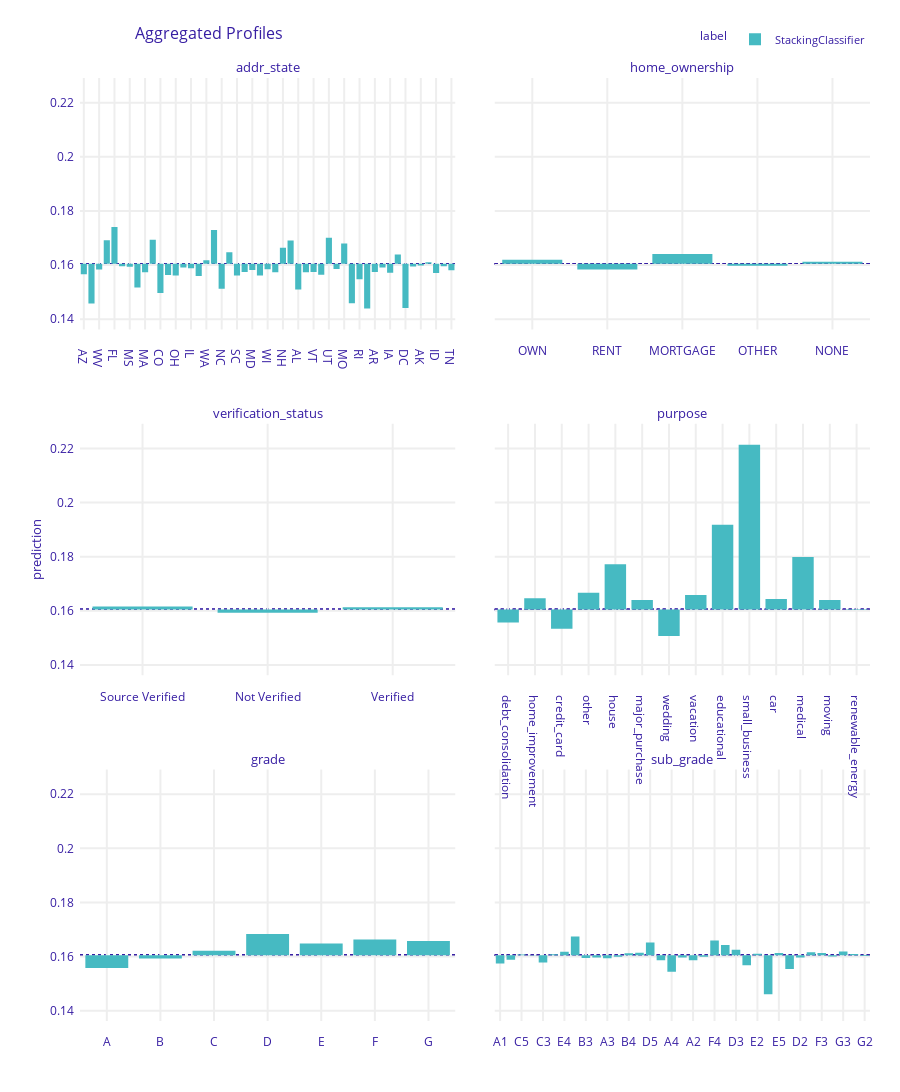

Write notebook code for a chart like this one.
### Markdown cell above
## PDP Categorical

### Code cell
pdp_categorical_profile = pipeline_explainer.model_profile(
    variable_type = 'categorical',
    variables=categorical_cols)

# Now, plot the PDP for 'feature_name'
pdp_categorical_profile.plot()

### Figure 1 — Plotly figure (JSON) as saved in the notebook; plotly's stock layout.template omitted (floating-point values rounded to 4 significant figures; data arrays with more than 128 entries replaced by an {"elided": "..."} marker saying what was removed)
{"data": [{"alignmentgroup": "True", "base": [0.1605, 0.1605, 0.1605, 0.1605, 0.1605, 0.1605, 0.1605, 0.1605, 0.1605, 0.1605, 0.1605, 0.1605, 0.1605, 0.1605, 0.1605, 0.1605, 0.1605, 0.1605, 0.1605, 0.1605, 0.1605, 0.1605, 0.1605, 0.1605, 0.1605, 0.1605, 0.1605, 0.1605, 0.1605, 0.1605, 0.1605, 0.1605, 0.1605, 0.1605, 0.1605, 0.1605, 0.1605, 0.1605, 0.1605, 0.1605, 0.1605, 0.1605, 0.1605, 0.1605, 0.1605, 0.1605, 0.1605, 0.1605, 0.1605], "customdata": {"elided": "49x3 mixed values"}, "hovertemplate": "<b>%{hovertext}</b><br><br>mean_prediction=%{base:.3f}<br>prediction=%{customdata[0]:.3f}<extra></extra>", "hovertext": ["StackingClassifier", "StackingClassifier", "StackingClassifier", "StackingClassifier", "StackingClassifier", "StackingClassifier", "StackingClassifier", "StackingClassifier", "StackingClassifier", "StackingClassifier", "StackingClassifier", "StackingClassifier", "StackingClassifier", "StackingClassifier", "StackingClassifier", "StackingClassifier", "StackingClassifier", "StackingClassifier", "StackingClassifier", "StackingClassifier", "StackingClassifier", "StackingClassifier", "StackingClassifier", "StackingClassifier", "StackingClassifier", "StackingClassifier", "StackingClassifier", "StackingClassifier", "StackingClassifier", "StackingClassifier", "StackingClassifier", "StackingClassifier", "StackingClassifier", "StackingClassifier", "StackingClassifier", "StackingClassifier", "StackingClassifier", "StackingClassifier", "StackingClassifier", "StackingClassifier", "StackingClassifier", "StackingClassifier", "StackingClassifier", "StackingClassifier", "StackingClassifier", "StackingClassifier", "StackingClassifier", "StackingClassifier", "StackingClassifier"], "legendgroup": "StackingClassifier", "marker": {"color": "#46bac2", "pattern": {"shape": ""}}, "name": "StackingClassifier", "offsetgroup": "StackingClassifier", "orientation": "v", "showlegend": true, "textposition": "auto", "type": "bar", "x": ["AZ", "NY", "WV", "CA", "FL", "MN", "MS", "PA", "MA", "MI", "CO", "VA", "OH", "OK", "IL", "GA", "WA", "NV", "NC", "KY", "SC", "KS", "MD", "CT", "WI", "NJ", "NH", "OR", "AL", "TX", "VT", "LA", "UT", "DE", "MO", "WY", "RI", "HI", "AR", "IN", "IA", "NM", "DC", "MT", "AK", "SD", "ID", "NE", "TN"], "xaxis": "x5", "y": [-0.003862, -0.01466, -0.00209, 0.008696, 0.01357, -0.0008548, -0.001084, -0.008785, -0.003097, 0.008887, -0.01077, -0.004166, -0.004273, -0.001398, -0.001669, -0.004538, 0.001302, 0.01248, -0.009172, 0.004312, -0.004302, -0.003064, -0.002248, -0.004356, -0.001973, -0.00313, 0.005939, 0.008608, -0.009444, -0.003144, -0.003029, -0.003996, 0.009668, -0.0019, 0.007494, -0.01461, -0.005744, -0.01651, -0.00304, -0.001376, -0.003275, 0.003401, -0.01632, -0.0009578, -0.0006239, 0.0006131, -0.003429, -0.0008818, -0.002417], "yaxis": "y5"}, {"alignmentgroup": "True", "base": [0.1605, 0.1605, 0.1605, 0.1605, 0.1605], "customdata": [[0.162, "StackingClassifier", "home_ownership"], [0.1583, "StackingClassifier", "home_ownership"], [0.1641, "StackingClassifier", "home_ownership"], [0.1598, "StackingClassifier", "home_ownership"], [0.1612, "StackingClassifier", "home_ownership"]], "hovertemplate": "<b>%{hovertext}</b><br><br>mean_prediction=%{base:.3f}<br>prediction=%{customdata[0]:.3f}<extra></extra>", "hovertext": ["StackingClassifier", "StackingClassifier", "StackingClassifier", "StackingClassifier", "StackingClassifier"], "legendgroup": "StackingClassifier", "marker": {"color": "#46bac2", "pattern": {"shape": ""}}, "name": "StackingClassifier", "offsetgroup": "StackingClassifier", "orientation": "v", "showlegend": false, "textposition": "auto", "type": "bar", "x": ["OWN", "RENT", "MORTGAGE", "OTHER", "NONE"], "xaxis": "x6", "y": [0.001508, -0.002116, 0.003622, -0.0006708, 0.0007557], "yaxis": "y6"}, {"alignmentgroup": "True", "base": [0.1605, 0.1605, 0.1605], "customdata": [[0.1616, "StackingClassifier", "verification_status"], [0.1593, "StackingClassifier", "verification_status"], [0.1613, "StackingClassifier", "verification_status"]], "hovertemplate": "<b>%{hovertext}</b><br><br>mean_prediction=%{base:.3f}<br>prediction=%{customdata[0]:.3f}<extra></extra>", "hovertext": ["StackingClassifier", "StackingClassifier", "StackingClassifier"], "legendgroup": "StackingClassifier", "marker": {"color": "#46bac2", "pattern": {"shape": ""}}, "name": "StackingClassifier", "offsetgroup": "StackingClassifier", "orientation": "v", "showlegend": false, "textposition": "auto", "type": "bar", "x": ["Source Verified", "Not Verified", "Verified"], "xaxis": "x3", "y": [0.001143, -0.001178, 0.0008765], "yaxis": "y3"}, {"alignmentgroup": "True", "base": [0.1605, 0.1605, 0.1605, 0.1605, 0.1605, 0.1605, 0.1605, 0.1605, 0.1605, 0.1605, 0.1605, 0.1605, 0.1605, 0.1605], "customdata": [[0.1557, "StackingClassifier", "purpose"], [0.1646, "StackingClassifier", "purpose"], [0.1534, "StackingClassifier", "purpose"], [0.1667, "StackingClassifier", "purpose"], [0.1772, "StackingClassifier", "purpose"], [0.164, "StackingClassifier", "purpose"], [0.1507, "StackingClassifier", "purpose"], [0.1658, "StackingClassifier", "purpose"], [0.1918, "StackingClassifier", "purpose"], [0.2214, "StackingClassifier", "purpose"], [0.1644, "StackingClassifier", "purpose"], [0.1799, "StackingClassifier", "purpose"], [0.164, "StackingClassifier", "purpose"], [0.1607, "StackingClassifier", "purpose"]], "hovertemplate": "<b>%{hovertext}</b><br><br>mean_prediction=%{base:.3f}<br>prediction=%{customdata[0]:.3f}<extra></extra>", "hovertext": ["StackingClassifier", "StackingClassifier", "StackingClassifier", "StackingClassifier", "StackingClassifier", "StackingClassifier", "StackingClassifier", "StackingClassifier", "StackingClassifier", "StackingClassifier", "StackingClassifier", "StackingClassifier", "StackingClassifier", "StackingClassifier"], "legendgroup": "StackingClassifier", "marker": {"color": "#46bac2", "pattern": {"shape": ""}}, "name": "StackingClassifier", "offsetgroup": "StackingClassifier", "orientation": "v", "showlegend": false, "textposition": "auto", "type": "bar", "x": ["debt_consolidation", "home_improvement", "credit_card", "other", "house", "major_purchase", "wedding", "vacation", "educational", "small_business", "car", "medical", "moving", "renewable_energy"], "xaxis": "x4", "y": [-0.00481, 0.00417, -0.007042, 0.00625, 0.01673, 0.003538, -0.009771, 0.005347, 0.03134, 0.06093, 0.0039, 0.0194, 0.003574, 0.0002465], "yaxis": "y4"}, {"alignmentgroup": "True", "base": [0.1605, 0.1605, 0.1605, 0.1605, 0.1605, 0.1605, 0.1605], "customdata": [[0.1558, "StackingClassifier", "grade"], [0.1593, "StackingClassifier", "grade"], [0.1622, "StackingClassifier", "grade"], [0.1684, "StackingClassifier", "grade"], [0.1648, "StackingClassifier", "grade"], [0.1663, "StackingClassifier", "grade"], [0.1657, "StackingClassifier", "grade"]], "hovertemplate": "<b>%{hovertext}</b><br><br>mean_prediction=%{base:.3f}<br>prediction=%{customdata[0]:.3f}<extra></extra>", "hovertext": ["StackingClassifier", "StackingClassifier", "StackingClassifier", "StackingClassifier", "StackingClassifier", "StackingClassifier", "StackingClassifier"], "legendgroup": "StackingClassifier", "marker": {"color": "#46bac2", "pattern": {"shape": ""}}, "name": "StackingClassifier", "offsetgroup": "StackingClassifier", "orientation": "v", "showlegend": false, "textposition": "auto", "type": "bar", "x": ["A", "B", "C", "D", "E", "F", "G"], "xaxis": "x", "y": [-0.004687, -0.001129, 0.001698, 0.007927, 0.004343, 0.005821, 0.005284], "yaxis": "y"}, {"alignmentgroup": "True", "base": [0.1605, 0.1605, 0.1605, 0.1605, 0.1605, 0.1605, 0.1605, 0.1605, 0.1605, 0.1605, 0.1605, 0.1605, 0.1605, 0.1605, 0.1605, 0.1605, 0.1605, 0.1605, 0.1605, 0.1605, 0.1605, 0.1605, 0.1605, 0.1605, 0.1605, 0.1605, 0.1605, 0.1605, 0.1605, 0.1605, 0.1605, 0.1605, 0.1605, 0.1605, 0.1605], "customdata": [[0.1575, "StackingClassifier", "sub_grade"], [0.1588, "StackingClassifier", "sub_grade"], [0.1608, "StackingClassifier", "sub_grade"], [0.1604, "StackingClassifier", "sub_grade"], [0.1578, "StackingClassifier", "sub_grade"], [0.1609, "StackingClassifier", "sub_grade"], [0.1618, "StackingClassifier", "sub_grade"], [0.1675, "StackingClassifier", "sub_grade"], [0.1595, "StackingClassifier", "sub_grade"], [0.1597, "StackingClassifier", "sub_grade"], [0.1594, "StackingClassifier", "sub_grade"], [0.1599, "StackingClassifier", "sub_grade"], [0.1612, "StackingClassifier", "sub_grade"], [0.1614, "StackingClassifier", "sub_grade"], [0.1652, "StackingClassifier", "sub_grade"], [0.1587, "StackingClassifier", "sub_grade"], [0.1544, "StackingClassifier", "sub_grade"], [0.1597, "StackingClassifier", "sub_grade"], [0.1587, "StackingClassifier", "sub_grade"], [0.16, "StackingClassifier", "sub_grade"], [0.1659, "StackingClassifier", "sub_grade"], [0.1643, "StackingClassifier", "sub_grade"], [0.1626, "StackingClassifier", "sub_grade"], [0.1568, "StackingClassifier", "sub_grade"], [0.161, "StackingClassifier", "sub_grade"], [0.1461, "StackingClassifier", "sub_grade"], [0.1614, "StackingClassifier", "sub_grade"], [0.1554, "StackingClassifier", "sub_grade"], [0.1597, "StackingClassifier", "sub_grade"], [0.1616, "StackingClassifier", "sub_grade"], [0.1613, "StackingClassifier", "sub_grade"], [0.16, "StackingClassifier", "sub_grade"], [0.1619, "StackingClassifier", "sub_grade"], [0.161, "StackingClassifier", "sub_grade"], [0.1603, "StackingClassifier", "sub_grade"]], "hovertemplate": "<b>%{hovertext}</b><br><br>mean_prediction=%{base:.3f}<br>prediction=%{customdata[0]:.3f}<extra></extra>", "hovertext": ["StackingClassifier", "StackingClassifier", "StackingClassifier", "StackingClassifier", "StackingClassifier", "StackingClassifier", "StackingClassifier", "StackingClassifier", "StackingClassifier", "StackingClassifier", "StackingClassifier", "StackingClassifier", "StackingClassifier", "StackingClassifier", "StackingClassifier", "StackingClassifier", "StackingClassifier", "StackingClassifier", "StackingClassifier", "StackingClassifier", "StackingClassifier", "StackingClassifier", "StackingClassifier", "StackingClassifier", "StackingClassifier", "StackingClassifier", "StackingClassifier", "StackingClassifier", "StackingClassifier", "StackingClassifier", "StackingClassifier", "StackingClassifier", "StackingClassifier", "StackingClassifier", "StackingClassifier"], "legendgroup": "StackingClassifier", "marker": {"color": "#46bac2", "pattern": {"shape": ""}}, "name": "StackingClassifier", "offsetgroup": "StackingClassifier", "orientation": "v", "showlegend": false, "textposition": "auto", "type": "bar", "x": ["A1", "B2", "C5", "D1", "C3", "A5", "E4", "F5", "B3", "B5", "A3", "D4", "B4", "C2", "D5", "C4", "A4", "G1", "A2", "C1", "F4", "F1", "D3", "B1", "E2", "F2", "E5", "E3", "D2", "E1", "F3", "G4", "G3", "G5", "G2"], "xaxis": "x2", "y": [-0.002975, -0.001621, 0.0003086, -6.885e-05, -0.002624, 0.000437, 0.001325, 0.006994, -0.0009631, -0.0007776, -0.00107, -0.0005246, 0.0007826, 0.0009595, 0.004757, -0.001792, -0.006098, -0.0007623, -0.001783, -0.0004861, 0.005465, 0.003796, 0.002116, -0.003666, 0.0005725, -0.01436, 0.0008941, -0.005048, -0.0007564, 0.001136, 0.0008418, -0.0004366, 0.001456, 0.0004995, -0.0002042], "yaxis": "y2"}], "layout": {"annotations": [{"font": {"size": 13}, "showarrow": false, "text": "grade", "x": 0.2375, "xanchor": "center", "xref": "paper", "y": 0.2667, "yanchor": "bottom", "yref": "paper"}, {"font": {"size": 13}, "showarrow": false, "text": "sub_grade", "x": 0.7625, "xanchor": "center", "xref": "paper", "y": 0.2667, "yanchor": "bottom", "yref": "paper"}, {"font": {"size": 13}, "showarrow": false, "text": "verification_status", "x": 0.2375, "xanchor": "center", "xref": "paper", "y": 0.6333, "yanchor": "bottom", "yref": "paper"}, {"font": {"size": 13}, "showarrow": false, "text": "purpose", "x": 0.7625, "xanchor": "center", "xref": "paper", "y": 0.6333, "yanchor": "bottom", "yref": "paper"}, {"font": {"size": 13}, "showarrow": false, "text": "addr_state", "x": 0.2375, "xanchor": "center", "xref": "paper", "y": 1, "yanchor": "bottom", "yref": "paper"}, {"font": {"size": 13}, "showarrow": false, "text": "home_ownership", "x": 0.7625, "xanchor": "center", "xref": "paper", "y": 1, "yanchor": "bottom", "yref": "paper"}, {"font": {"size": 13}, "showarrow": false, "text": "prediction", "textangle": -90, "x": -0.07, "xref": "paper", "y": 0.5, "yref": "paper"}], "barmode": "group", "font": {"color": "#371ea3"}, "height": 1169, "hovermode": "x unified", "legend": {"font": {"size": 11}, "itemsizing": "constant", "orientation": "h", "title": {"font": {"size": 12}, "text": "label"}, "tracegroupgap": 0, "x": 1, "xanchor": "right", "y": 1.026, "yanchor": "bottom"}, "margin": {"b": 71, "r": 30, "t": 78}, "shapes": [{"layer": "below", "line": {"color": "#371ea3", "dash": "dot", "width": 1.5}, "type": "line", "x0": 0, "x1": 1, "xref": "x domain", "y0": 0.1605, "y1": 0.1605, "yref": "y"}, {"layer": "below", "line": {"color": "#371ea3", "dash": "dot", "width": 1.5}, "type": "line", "x0": 0, "x1": 1, "xref": "x2 domain", "y0": 0.1605, "y1": 0.1605, "yref": "y2"}, {"layer": "below", "line": {"color": "#371ea3", "dash": "dot", "width": 1.5}, "type": "line", "x0": 0, "x1": 1, "xref": "x3 domain", "y0": 0.1605, "y1": 0.1605, "yref": "y3"}, {"layer": "below", "line": {"color": "#371ea3", "dash": "dot", "width": 1.5}, "type": "line", "x0": 0, "x1": 1, "xref": "x4 domain", "y0": 0.1605, "y1": 0.1605, "yref": "y4"}, {"layer": "below", "line": {"color": "#371ea3", "dash": "dot", "width": 1.5}, "type": "line", "x0": 0, "x1": 1, "xref": "x5 domain", "y0": 0.1605, "y1": 0.1605, "yref": "y5"}, {"layer": "below", "line": {"color": "#371ea3", "dash": "dot", "width": 1.5}, "type": "line", "x0": 0, "x1": 1, "xref": "x6 domain", "y0": 0.1605, "y1": 0.1605, "yref": "y6"}, {"layer": "below", "line": {"color": "#371ea3", "dash": "dot", "width": 1.5}, "type": "line", "x0": 0, "x1": 1, "xref": "x domain", "y0": 0.1605, "y1": 0.1605, "yref": "y"}, {"layer": "below", "line": {"color": "#371ea3", "dash": "dot", "width": 1.5}, "type": "line", "x0": 0, "x1": 1, "xref": "x2 domain", "y0": 0.1605, "y1": 0.1605, "yref": "y2"}, {"layer": "below", "line": {"color": "#371ea3", "dash": "dot", "width": 1.5}, "type": "line", "x0": 0, "x1": 1, "xref": "x3 domain", "y0": 0.1605, "y1": 0.1605, "yref": "y3"}, {"layer": "below", "line": {"color": "#371ea3", "dash": "dot", "width": 1.5}, "type": "line", "x0": 0, "x1": 1, "xref": "x4 domain", "y0": 0.1605, "y1": 0.1605, "yref": "y4"}, {"layer": "below", "line": {"color": "#371ea3", "dash": "dot", "width": 1.5}, "type": "line", "x0": 0, "x1": 1, "xref": "x5 domain", "y0": 0.1605, "y1": 0.1605, "yref": "y5"}, {"layer": "below", "line": {"color": "#371ea3", "dash": "dot", "width": 1.5}, "type": "line", "x0": 0, "x1": 1, "xref": "x6 domain", "y0": 0.1605, "y1": 0.1605, "yref": "y6"}, {"layer": "below", "line": {"color": "#371ea3", "dash": "dot", "width": 1.5}, "type": "line", "x0": 0, "x1": 1, "xref": "x domain", "y0": 0.1605, "y1": 0.1605, "yref": "y"}, {"layer": "below", "line": {"color": "#371ea3", "dash": "dot", "width": 1.5}, "type": "line", "x0": 0, "x1": 1, "xref": "x2 domain", "y0": 0.1605, "y1": 0.1605, "yref": "y2"}, {"layer": "below", "line": {"color": "#371ea3", "dash": "dot", "width": 1.5}, "type": "line", "x0": 0, "x1": 1, "xref": "x3 domain", "y0": 0.1605, "y1": 0.1605, "yref": "y3"}, {"layer": "below", "line": {"color": "#371ea3", "dash": "dot", "width": 1.5}, "type": "line", "x0": 0, "x1": 1, "xref": "x4 domain", "y0": 0.1605, "y1": 0.1605, "yref": "y4"}, {"layer": "below", "line": {"color": "#371ea3", "dash": "dot", "width": 1.5}, "type": "line", "x0": 0, "x1": 1, "xref": "x5 domain", "y0": 0.1605, "y1": 0.1605, "yref": "y5"}, {"layer": "below", "line": {"color": "#371ea3", "dash": "dot", "width": 1.5}, "type": "line", "x0": 0, "x1": 1, "xref": "x6 domain", "y0": 0.1605, "y1": 0.1605, "yref": "y6"}, {"layer": "below", "line": {"color": "#371ea3", "dash": "dot", "width": 1.5}, "type": "line", "x0": 0, "x1": 1, "xref": "x domain", "y0": 0.1605, "y1": 0.1605, "yref": "y"}, {"layer": "below", "line": {"color": "#371ea3", "dash": "dot", "width": 1.5}, "type": "line", "x0": 0, "x1": 1, "xref": "x2 domain", "y0": 0.1605, "y1": 0.1605, "yref": "y2"}, {"layer": "below", "line": {"color": "#371ea3", "dash": "dot", "width": 1.5}, "type": "line", "x0": 0, "x1": 1, "xref": "x3 domain", "y0": 0.1605, "y1": 0.1605, "yref": "y3"}, {"layer": "below", "line": {"color": "#371ea3", "dash": "dot", "width": 1.5}, "type": "line", "x0": 0, "x1": 1, "xref": "x4 domain", "y0": 0.1605, "y1": 0.1605, "yref": "y4"}, {"layer": "below", "line": {"color": "#371ea3", "dash": "dot", "width": 1.5}, "type": "line", "x0": 0, "x1": 1, "xref": "x5 domain", "y0": 0.1605, "y1": 0.1605, "yref": "y5"}, {"layer": "below", "line": {"color": "#371ea3", "dash": "dot", "width": 1.5}, "type": "line", "x0": 0, "x1": 1, "xref": "x6 domain", "y0": 0.1605, "y1": 0.1605, "yref": "y6"}, {"layer": "below", "line": {"color": "#371ea3", "dash": "dot", "width": 1.5}, "type": "line", "x0": 0, "x1": 1, "xref": "x domain", "y0": 0.1605, "y1": 0.1605, "yref": "y"}, {"layer": "below", "line": {"color": "#371ea3", "dash": "dot", "width": 1.5}, "type": "line", "x0": 0, "x1": 1, "xref": "x2 domain", "y0": 0.1605, "y1": 0.1605, "yref": "y2"}, {"layer": "below", "line": {"color": "#371ea3", "dash": "dot", "width": 1.5}, "type": "line", "x0": 0, "x1": 1, "xref": "x3 domain", "y0": 0.1605, "y1": 0.1605, "yref": "y3"}, {"layer": "below", "line": {"color": "#371ea3", "dash": "dot", "width": 1.5}, "type": "line", "x0": 0, "x1": 1, "xref": "x4 domain", "y0": 0.1605, "y1": 0.1605, "yref": "y4"}, {"layer": "below", "line": {"color": "#371ea3", "dash": "dot", "width": 1.5}, "type": "line", "x0": 0, "x1": 1, "xref": "x5 domain", "y0": 0.1605, "y1": 0.1605, "yref": "y5"}, {"layer": "below", "line": {"color": "#371ea3", "dash": "dot", "width": 1.5}, "type": "line", "x0": 0, "x1": 1, "xref": "x6 domain", "y0": 0.1605, "y1": 0.1605, "yref": "y6"}, {"layer": "below", "line": {"color": "#371ea3", "dash": "dot", "width": 1.5}, "type": "line", "x0": 0, "x1": 1, "xref": "x domain", "y0": 0.1605, "y1": 0.1605, "yref": "y"}, {"layer": "below", "line": {"color": "#371ea3", "dash": "dot", "width": 1.5}, "type": "line", "x0": 0, "x1": 1, "xref": "x2 domain", "y0": 0.1605, "y1": 0.1605, "yref": "y2"}, {"layer": "below", "line": {"color": "#371ea3", "dash": "dot", "width": 1.5}, "type": "line", "x0": 0, "x1": 1, "xref": "x3 domain", "y0": 0.1605, "y1": 0.1605, "yref": "y3"}, {"layer": "below", "line": {"color": "#371ea3", "dash": "dot", "width": 1.5}, "type": "line", "x0": 0, "x1": 1, "xref": "x4 domain", "y0": 0.1605, "y1": 0.1605, "yref": "y4"}, {"layer": "below", "line": {"color": "#371ea3", "dash": "dot", "width": 1.5}, "type": "line", "x0": 0, "x1": 1, "xref": "x5 domain", "y0": 0.1605, "y1": 0.1605, "yref": "y5"}, {"layer": "below", "line": {"color": "#371ea3", "dash": "dot", "width": 1.5}, "type": "line", "x0": 0, "x1": 1, "xref": "x6 domain", "y0": 0.1605, "y1": 0.1605, "yref": "y6"}], "title": {"font": {"size": 16}, "text": "Aggregated Profiles", "x": 0.15}, "xaxis": {"anchor": "y", "automargin": true, "domain": [0, 0.475], "fixedrange": true, "gridwidth": 2, "showticklabels": true, "tickcolor": "white", "ticklen": 10, "ticks": "outside", "title": {"text": ""}, "type": "category"}, "xaxis2": {"anchor": "y2", "automargin": true, "domain": [0.525, 1], "fixedrange": true, "gridwidth": 2, "showticklabels": true, "tickcolor": "white", "ticklen": 10, "ticks": "outside", "title": {"text": ""}, "type": "category"}, "xaxis3": {"anchor": "y3", "automargin": true, "domain": [0, 0.475], "fixedrange": true, "gridwidth": 2, "showticklabels": true, "tickcolor": "white", "ticklen": 10, "ticks": "outside", "title": {"text": ""}, "type": "category"}, "xaxis4": {"anchor": "y4", "automargin": true, "domain": [0.525, 1], "fixedrange": true, "gridwidth": 2, "showticklabels": true, "tickcolor": "white", "ticklen": 10, "ticks": "outside", "title": {"text": ""}, "type": "category"}, "xaxis5": {"anchor": "y5", "automargin": true, "domain": [0, 0.475], "fixedrange": true, "gridwidth": 2, "showticklabels": true, "tickcolor": "white", "ticklen": 10, "ticks": "outside", "title": {"text": ""}, "type": "category"}, "xaxis6": {"anchor": "y6", "automargin": true, "domain": [0.525, 1], "fixedrange": true, "gridwidth": 2, "showticklabels": true, "tickcolor": "white", "ticklen": 10, "ticks": "outside", "title": {"text": ""}, "type": "category"}, "yaxis": {"anchor": "x", "automargin": true, "domain": [0, 0.2667], "fixedrange": true, "gridwidth": 2, "range": [0.1362, 0.2291], "tickcolor": "white", "ticklen": 3, "ticks": "outside", "title": {"text": ""}, "type": "linear", "zeroline": false}, "yaxis2": {"anchor": "x2", "automargin": true, "domain": [0, 0.2667], "fixedrange": true, "gridwidth": 2, "matches": "y", "showticklabels": false, "tickcolor": "white", "ticklen": 3, "ticks": "outside", "title": {"text": ""}, "type": "linear", "zeroline": false}, "yaxis3": {"anchor": "x3", "automargin": true, "domain": [0.3667, 0.6333], "fixedrange": true, "gridwidth": 2, "matches": "y", "range": [0.1362, 0.2291], "tickcolor": "white", "ticklen": 3, "ticks": "outside", "title": {"text": ""}, "type": "linear", "zeroline": false}, "yaxis4": {"anchor": "x4", "automargin": true, "domain": [0.3667, 0.6333], "fixedrange": true, "gridwidth": 2, "matches": "y", "showticklabels": false, "tickcolor": "white", "ticklen": 3, "ticks": "outside", "title": {"text": ""}, "type": "linear", "zeroline": false}, "yaxis5": {"anchor": "x5", "automargin": true, "domain": [0.7333, 1], "fixedrange": true, "gridwidth": 2, "matches": "y", "range": [0.1362, 0.2291], "tickcolor": "white", "ticklen": 3, "ticks": "outside", "title": {"text": ""}, "type": "linear", "zeroline": false}, "yaxis6": {"anchor": "x6", "automargin": true, "domain": [0.7333, 1], "fixedrange": true, "gridwidth": 2, "matches": "y", "showticklabels": false, "tickcolor": "white", "ticklen": 3, "ticks": "outside", "title": {"text": ""}, "type": "linear", "zeroline": false}}}
